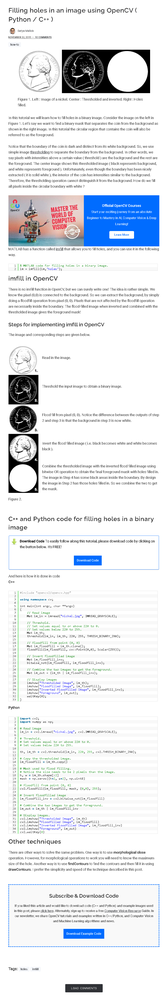
#> input picture OpenCV技巧_二值圖孔洞填充方法與實現(附源碼)/screencapture-learnopencv-filling-holes-in-an-image-using-opencv-python-c-2021-08-23-16_19_51.png, 165 x 1000 px, shrunk from 842 x 5090 before the run
$ python fastGuidedFilter.py '../../../../../../OpenCV技巧_二值圖孔洞填充方法與實現(附源碼)/screencapture-learnopencv-filling-holes-in-an-image-using-opencv-python-c-2021-08-23-16_19_51.png'   (Python 2 division)   (older library calls are emulated)
#> lines starting #> are read from the running program, lines starting #| are printed output that depends on the picture
### OpenCV演算法精解：基於Python與C++/code/unzip/OpenCV算法精解-代码/第5章：图像平滑/5.7/fastMeanBlur.py
# -*- coding: utf-8 -*-
import cv2
import numpy as np
import sys
#图像积分
def integral(image):
    rows,cols = image.shape
    #行积分运算
    inteImageC = np.zeros((rows,cols),np.float32)
    for r in xrange(rows):
        for c in xrange(cols):
            if c == 0:
                inteImageC[r][c] = image[r][c]
            else:
                inteImageC[r][c] = inteImageC[r][c-1] + image[r][c]
    #列积分运算
    inteImage = np.zeros(image.shape,np.float32)
    for c in xrange(cols):
        for r in xrange(rows):
            if r == 0:
                inteImage[r][c] = inteImageC[r][c]
            else:
                inteImage[r][c] = inteImage[r-1][c] + inteImageC[r][c]
    #为了在快速均值平滑使用中省去判断边界的问题
    #上边和左边进行补零
    inteImage_0 = np.zeros((rows+1,cols+1),np.float32)
    inteImage_0[1:rows+1,1:cols+1] = inteImage
    return inteImage_0
#快速均值平滑：返回数组的数据类型是浮点型，winSize = ( 高，宽 )
def fastMeanBlur(image,winSize,borderType = cv2.BORDER_DEFAULT):
    halfH = (winSize[0]-1)/2
    halfW = (winSize[1]-1)/2
    ratio = 1.0/(winSize[0]*winSize[1])
    #边缘扩充
    paddImage = cv2.copyMakeBorder(image,halfH,halfH,halfW,halfW,borderType)
    #图像积分
    paddIntegral = integral(paddImage)
    #图像的宽高
    rows,cols = image.shape
    #均值滤波后的结果
    meanBlurImage = np.zeros(image.shape,np.float32)
    r,c = 0,0
    for h in range(halfH,halfH+rows,1):
        for w in range(halfW,halfW+cols,1):
            meanBlurImage[r][c] = (paddIntegral[h+halfH+1][w+halfW+1] + paddIntegral[h-halfH][w-halfW]
                                    -paddIntegral[h+halfH+1][w-halfW]-paddIntegral[h-halfH][w+halfW+1])*ratio
            c+=1
        r+=1
        c=0
    return meanBlurImage
#主函数
# [13 lines that do not run on import are left out]


### OpenCV演算法精解：基於Python與C++/code/unzip/OpenCV算法精解-代码/第5章：图像平滑/5.7/fastGuidedFilter.py
# -*- coding: utf-8 -*-
import sys
import cv2
import numpy as np
from fastMeanBlur import fastMeanBlur#导入快速均值平滑
#快速导向滤波，输入的图像数据类型为归一到[0,1]的浮点型
#s属于(0,1] ,
#建议 r>=4, 1/r=<s<=4/r
def fastGuidedFilter(I,p,r,eps,s):
    #输入图像的宽高
    rows,cols = I.shape
    #缩小图像
    small_I = cv2.resize(I,dsize=(int(round(s*cols)),int(round(s*rows))),interpolation=cv2.INTER_CUBIC)
    small_p = cv2.resize(p,dsize=(int(round(s*cols)),int(round(s*rows))),interpolation=cv2.INTER_CUBIC)
    #缩放均值平滑的窗口半径
    small_r = int(round(r*s))#确保是整型
    winSize = (2*small_r+1,2*small_r+1)
    # small_I 的均值平滑
    mean_small_I = fastMeanBlur(small_I,winSize,cv2.BORDER_DEFAULT)
    # small_p 的均值平滑
    mean_small_p = fastMeanBlur(small_p,winSize,cv2.BORDER_DEFAULT)
    # small_I.*small_p 的均值平滑
    small_Ip = small_I*small_p
    mean_small_Ip = fastMeanBlur(small_Ip,winSize,cv2.BORDER_DEFAULT)
    #协方差
    cov_small_Ip = mean_small_Ip - mean_small_I*mean_small_p
    mean_small_II = fastMeanBlur(small_I*small_I,winSize,cv2.BORDER_DEFAULT)
    #方差
    var_small_I = mean_small_II - mean_small_I*mean_small_I
    small_a = cov_small_Ip/(var_small_I+eps)
    small_b = mean_small_p - small_a*mean_small_I
    #对 small_a 和 small_b 进行均值平滑
    mean_small_a = fastMeanBlur(small_a,winSize,cv2.BORDER_DEFAULT)
    mean_small_b = fastMeanBlur(small_b,winSize,cv2.BORDER_DEFAULT)
    #放大 small_a 和 small_b
    mean_a = cv2.resize(mean_small_a,dsize=(cols,rows),interpolation=cv2.INTER_LINEAR)
    mean_b = cv2.resize(mean_small_b,dsize=(cols,rows),interpolation=cv2.INTER_LINEAR)
    q = mean_a*I + mean_b
    return q
#彩色快速导向滤波（平滑）
def fGFColorSmooth(I,r,eps,s):
    q_color = np.zeros(I.shape,np.float64)
    #对每一个通道进行导向滤波
    for c in xrange(3):
        q_color[:,:,c] = fastGuidedFilter(I[:,:,c],I[:,:,c],r,eps,s)
    return q_color
#细节增强
def fGFEnchance(I,r,eps,s):
    #导向平滑处理
    qColor = fGFColorSmooth(I,r,eps,s)
    #细节增强处理
    enchanced = (I - qColor)*5 + qColor
    '''
    for c in xrange(3):
        enchanced[:,:,c] = cv2.normalize(enchanced[:,:,c],alpha = 1,beta = 0,norm_type = cv2.NORM_MINMAX)
    '''
    enchanced = cv2.normalize(enchanced,alpha = 1,beta = 0,norm_type = cv2.NORM_MINMAX)
    return enchanced
#主函数
if __name__ =="__main__":
    if len(sys.argv) > 1:
        image = cv2.imread(sys.argv[1],cv2.CV_LOAD_IMAGE_COLOR)
#> image is the input picture: shape (1000, 165, 3); mean B, G, R 236.8, 233.1, 230.2
    else:
        print "Usge:python fastGuidedFilter.py imageFile"
    #显示原图
    cv2.imshow("image",image)
    #快速导向滤波（彩色图像平滑）
    image_0_1 = image/255.0
    result = fGFColorSmooth(image_0_1,5,pow(0.1,2.0),1.0/3)
#> the loop in fGFColorSmooth, `for c in xrange(3):` made 3 passes
#> pass 1, in fastMeanBlur, `paddImage = cv2.copyMakeBorder(image,halfH,halfH,halfW,halfW,borderType)`:
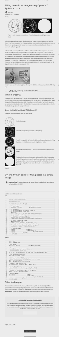
#> paddImage: shape (337, 59) float64; min -0.0761, max 1.09, mean 0.936; drawn with min black and max white
#> pass 1, in fastMeanBlur, `paddIntegral = integral(paddImage)`:
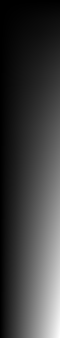
#> paddIntegral: shape (338, 60) float32; min 0, max 18604.2, mean 4508; drawn with min black and max white
#> after the loop in fGFColorSmooth, `for c in xrange(3):`:
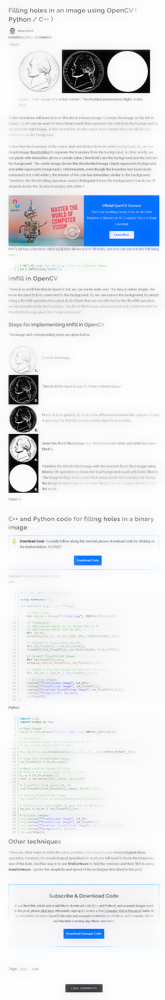
#> q_color: shape (1000, 165, 3) float64; mean B, G, R 0.931, 0.916, 0.905; drawn with min black and max white
    cv2.imshow("fastGuidedFilter",result)
    #细节增强
    enchanced = fGFEnchance(image_0_1,5,pow(0.2,2.0),1.0/3)
#> the loop in fGFColorSmooth (call 2), `for c in xrange(3):` made 3 passes
#> pass 1, in fastGuidedFilter (call 4), `small_Ip = small_I*small_p`:
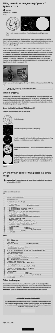
#> small_Ip: shape (333, 55) float64; min 0, max 1.18, mean 0.896; drawn with min black and max white
#> pass 1, in fastMeanBlur (call 21), `paddImage = cv2.copyMakeBorder(image,halfH,halfH,halfW,halfW,borderType)`:
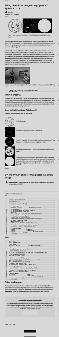
#> paddImage: shape (337, 59) float64; min 0, max 1.18, mean 0.904; drawn with min black and max white
#> pass 1, in fastGuidedFilter (call 4), `mean_small_Ip = fastMeanBlur(small_Ip,winSize,cv2.BORDER_DEFAULT)`:
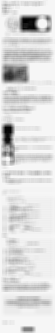
#> mean_small_Ip: shape (333, 55) float32; min 0.0102, max 1.03, mean 0.896; drawn with min black and max white
#> in fGFEnchance, `enchanced = (I - qColor)*5 + qColor`:
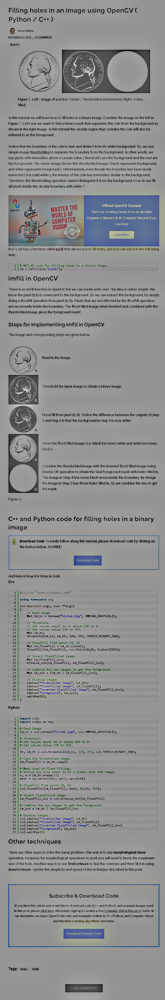
#> enchanced: shape (1000, 165, 3) float64; mean B, G, R 0.921, 0.91, 0.896; drawn with min black and max white
#> (the run stopped early here; a loop or call above may not have finished)
